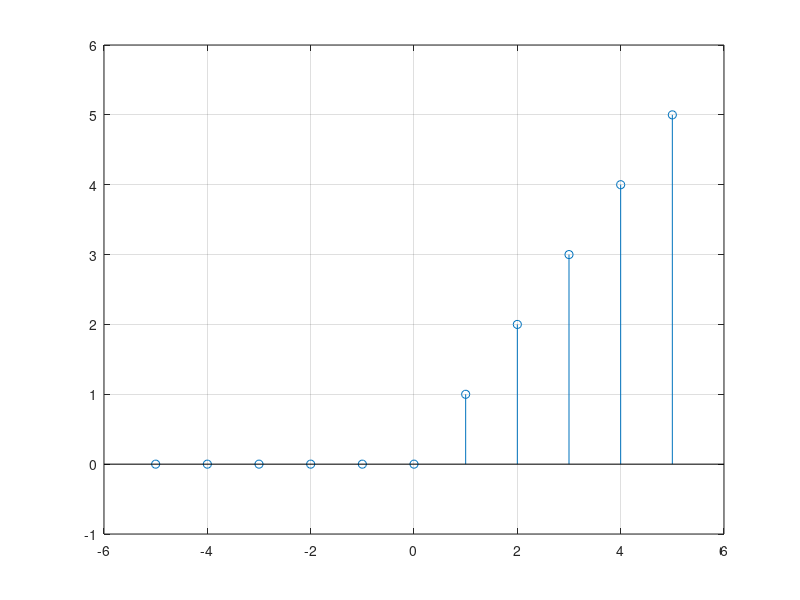

The MATLAB source for this figure:
clc; clear all; close all;
format compact;
R=input('Range of Unit Ramp Signal= ')
x=[];
for i=-R:R
	if i>=0
		x=[x i];
	elseif i<0
		x=[x 0];
	end
end
n=-R:R;
stem(n,x)
axis([-(R+1),(R+1),-1,(R+1)])
grid on;